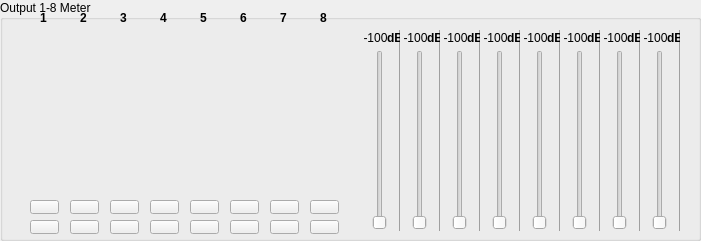
  <widget class="QGroupBox" name="groupBox_3">
   <property name="geometry">
    <rect>
     <x>40</x>
     <y>460</y>
     <width>701</width>
     <height>241</height>
    </rect>
   </property>
   <property name="title">
    <string>Output 1-8 Meter</string>
   </property>
   <widget class="QWidget" name="progressBar19" native="true">
    <property name="geometry">
     <rect>
      <x>20</x>
      <y>30</y>
      <width>41</width>
      <height>171</height>
     </rect>
    </property>
   </widget>
   <widget class="QWidget" name="progressBar20" native="true">
    <property name="geometry">
     <rect>
      <x>60</x>
      <y>30</y>
      <width>41</width>
      <height>171</height>
     </rect>
    </property>
   </widget>
   <widget class="QWidget" name="progressBar21" native="true">
    <property name="geometry">
     <rect>
      <x>100</x>
      <y>30</y>
      <width>41</width>
      <height>171</height>
     </rect>
    </property>
   </widget>
   <widget class="QWidget" name="progressBar22" native="true">
    <property name="geometry">
     <rect>
      <x>140</x>
      <y>30</y>
      <width>41</width>
      <height>171</height>
     </rect>
    </property>
   </widget>
   <widget class="QWidget" name="progressBar23" native="true">
    <property name="geometry">
     <rect>
      <x>180</x>
      <y>30</y>
      <width>41</width>
      <height>171</height>
     </rect>
    </property>
   </widget>
   <widget class="QWidget" name="progressBar24" native="true">
    <property name="geometry">
     <rect>
      <x>220</x>
      <y>30</y>
      <width>41</width>
      <height>171</height>
     </rect>
    </property>
   </widget>
   <widget class="QWidget" name="progressBar25" native="true">
    <property name="geometry">
     <rect>
      <x>260</x>
      <y>30</y>
      <width>41</width>
      <height>171</height>
     </rect>
    </property>
   </widget>
   <widget class="QWidget" name="progressBar26" native="true">
    <property name="geometry">
     <rect>
      <x>300</x>
      <y>30</y>
      <width>41</width>
      <height>171</height>
     </rect>
    </property>
   </widget>
   <widget class="QLabel" name="number_77">
    <property name="geometry">
     <rect>
      <x>40</x>
      <y>10</y>
      <width>16</width>
      <height>16</height>
     </rect>
    </property>
    <property name="font">
     <font>
      <weight>75</weight>
      <bold>true</bold>
     </font>
    </property>
    <property name="text">
     <string>1</string>
    </property>
   </widget>
   <widget class="QLabel" name="number_86">
    <property name="geometry">
     <rect>
      <x>320</x>
      <y>10</y>
      <width>16</width>
      <height>16</height>
     </rect>
    </property>
    <property name="font">
     <font>
      <weight>75</weight>
      <bold>true</bold>
     </font>
    </property>
    <property name="text">
     <string>8</string>
    </property>
   </widget>
   <widget class="QLabel" name="number_80">
    <property name="geometry">
     <rect>
      <x>160</x>
      <y>10</y>
      <width>16</width>
      <height>16</height>
     </rect>
    </property>
    <property name="font">
     <font>
      <weight>75</weight>
      <bold>true</bold>
     </font>
    </property>
    <property name="text">
     <string>4</string>
    </property>
   </widget>
   <widget class="QLabel" name="number_85">
    <property name="geometry">
     <rect>
      <x>280</x>
      <y>10</y>
      <width>16</width>
      <height>16</height>
     </rect>
    </property>
    <property name="font">
     <font>
      <weight>75</weight>
      <bold>true</bold>
     </font>
    </property>
    <property name="text">
     <string>7</string>
    </property>
   </widget>
   <widget class="QLabel" name="number_79">
    <property name="geometry">
     <rect>
      <x>120</x>
      <y>10</y>
      <width>16</width>
      <height>16</height>
     </rect>
    </property>
    <property name="font">
     <font>
      <weight>75</weight>
      <bold>true</bold>
     </font>
    </property>
    <property name="text">
     <string>3</string>
    </property>
   </widget>
   <widget class="QLabel" name="number_83">
    <property name="geometry">
     <rect>
      <x>240</x>
      <y>10</y>
      <width>16</width>
      <height>16</height>
     </rect>
    </property>
    <property name="font">
     <font>
      <weight>75</weight>
      <bold>true</bold>
     </font>
    </property>
    <property name="text">
     <string>6</string>
    </property>
   </widget>
   <widget class="QLabel" name="number_78">
    <property name="geometry">
     <rect>
      <x>80</x>
      <y>10</y>
      <width>16</width>
      <height>16</height>
     </rect>
    </property>
    <property name="font">
     <font>
      <weight>75</weight>
      <bold>true</bold>
     </font>
    </property>
    <property name="text">
     <string>2</string>
    </property>
   </widget>
   <widget class="QLabel" name="number_82">
    <property name="geometry">
     <rect>
      <x>200</x>
      <y>10</y>
      <width>16</width>
      <height>16</height>
     </rect>
    </property>
    <property name="font">
     <font>
      <weight>75</weight>
      <bold>true</bold>
     </font>
    </property>
    <property name="text">
     <string>5</string>
    </property>
   </widget>
   <widget class="OIDStatePushBtn" name="mute19">
    <property name="geometry">
     <rect>
      <x>30</x>
      <y>200</y>
      <width>29</width>
      <height>14</height>
     </rect>
    </property>
    <property name="text">
     <string/>
    </property>
    <property name="checkable">
     <bool>true</bool>
    </property>
   </widget>
   <widget class="OIDStatePushBtn" name="amp19">
    <property name="geometry">
     <rect>
      <x>30</x>
      <y>220</y>
      <width>29</width>
      <height>14</height>
     </rect>
    </property>
    <property name="text">
     <string/>
    </property>
    <property name="checkable">
     <bool>true</bool>
    </property>
   </widget>
   <widget class="OIDStatePushBtn" name="amp20">
    <property name="geometry">
     <rect>
      <x>70</x>
      <y>220</y>
      <width>29</width>
      <height>14</height>
     </rect>
    </property>
    <property name="text">
     <string/>
    </property>
    <property name="checkable">
     <bool>true</bool>
    </property>
   </widget>
   <widget class="OIDStatePushBtn" name="mute20">
    <property name="geometry">
     <rect>
      <x>70</x>
      <y>200</y>
      <width>29</width>
      <height>14</height>
     </rect>
    </property>
    <property name="text">
     <string/>
    </property>
    <property name="checkable">
     <bool>true</bool>
    </property>
   </widget>
   <widget class="OIDStatePushBtn" name="amp21">
    <property name="geometry">
     <rect>
      <x>110</x>
      <y>220</y>
      <width>29</width>
      <height>14</height>
     </rect>
    </property>
    <property name="text">
     <string/>
    </property>
    <property name="checkable">
     <bool>true</bool>
    </property>
   </widget>
   <widget class="OIDStatePushBtn" name="mute21">
    <property name="geometry">
     <rect>
      <x>110</x>
      <y>200</y>
      <width>29</width>
      <height>14</height>
     </rect>
    </property>
    <property name="text">
     <string/>
    </property>
    <property name="checkable">
     <bool>true</bool>
    </property>
   </widget>
   <widget class="OIDStatePushBtn" name="amp22">
    <property name="geometry">
     <rect>
      <x>150</x>
      <y>220</y>
      <width>29</width>
      <height>14</height>
     </rect>
    </property>
    <property name="text">
     <string/>
    </property>
    <property name="checkable">
     <bool>true</bool>
    </property>
   </widget>
   <widget class="OIDStatePushBtn" name="mute22">
    <property name="geometry">
     <rect>
      <x>150</x>
      <y>200</y>
      <width>29</width>
      <height>14</height>
     </rect>
    </property>
    <property name="text">
     <string/>
    </property>
    <property name="checkable">
     <bool>true</bool>
    </property>
   </widget>
   <widget class="OIDStatePushBtn" name="amp23">
    <property name="geometry">
     <rect>
      <x>190</x>
      <y>220</y>
      <width>29</width>
      <height>14</height>
     </rect>
    </property>
    <property name="text">
     <string/>
    </property>
    <property name="checkable">
     <bool>true</bool>
    </property>
   </widget>
   <widget class="OIDStatePushBtn" name="mute23">
    <property name="geometry">
     <rect>
      <x>190</x>
      <y>200</y>
      <width>29</width>
      <height>14</height>
     </rect>
    </property>
    <property name="text">
     <string/>
    </property>
    <property name="checkable">
     <bool>true</bool>
    </property>
   </widget>
   <widget class="OIDStatePushBtn" name="amp24">
    <property name="geometry">
     <rect>
      <x>230</x>
      <y>220</y>
      <width>29</width>
      <height>14</height>
     </rect>
    </property>
    <property name="text">
     <string/>
    </property>
    <property name="checkable">
     <bool>true</bool>
    </property>
   </widget>
   <widget class="OIDStatePushBtn" name="mute24">
    <property name="geometry">
     <rect>
      <x>230</x>
      <y>200</y>
      <width>29</width>
      <height>14</height>
     </rect>
    </property>
    <property name="text">
     <string/>
    </property>
    <property name="checkable">
     <bool>true</bool>
    </property>
   </widget>
   <widget class="OIDStatePushBtn" name="amp25">
    <property name="geometry">
     <rect>
      <x>270</x>
      <y>220</y>
      <width>29</width>
      <height>14</height>
     </rect>
    </property>
    <property name="text">
     <string/>
    </property>
    <property name="checkable">
     <bool>true</bool>
    </property>
   </widget>
   <widget class="OIDStatePushBtn" name="mute25">
    <property name="geometry">
     <rect>
      <x>270</x>
      <y>200</y>
      <width>29</width>
      <height>14</height>
     </rect>
    </property>
    <property name="text">
     <string/>
    </property>
    <property name="checkable">
     <bool>true</bool>
    </property>
   </widget>
   <widget class="OIDStatePushBtn" name="amp26">
    <property name="geometry">
     <rect>
      <x>310</x>
      <y>220</y>
      <width>29</width>
      <height>14</height>
     </rect>
    </property>
    <property name="text">
     <string/>
    </property>
    <property name="checkable">
     <bool>true</bool>
    </property>
   </widget>
   <widget class="OIDStatePushBtn" name="mute26">
    <property name="geometry">
     <rect>
      <x>310</x>
      <y>200</y>
      <width>29</width>
      <height>14</height>
     </rect>
    </property>
    <property name="text">
     <string/>
    </property>
    <property name="checkable">
     <bool>true</bool>
    </property>
   </widget>
   <widget class="QWidget" name="widget_45" native="true">
    <property name="geometry">
     <rect>
      <x>360</x>
      <y>30</y>
      <width>40</width>
      <height>201</height>
     </rect>
    </property>
    <widget class="OIDSlider" name="verticalSlider19">
     <property name="geometry">
      <rect>
       <x>5</x>
       <y>20</y>
       <width>30</width>
       <height>180</height>
      </rect>
     </property>
     <property name="orientation">
      <enum>Qt::Vertical</enum>
     </property>
    </widget>
    <widget class="Line" name="line_106">
     <property name="geometry">
      <rect>
       <x>32</x>
       <y>0</y>
       <width>16</width>
       <height>201</height>
      </rect>
     </property>
     <property name="orientation">
      <enum>Qt::Vertical</enum>
     </property>
    </widget>
    <widget class="QLabel" name="ls19">
     <property name="geometry">
      <rect>
       <x>0</x>
       <y>0</y>
       <width>31</width>
       <height>16</height>
      </rect>
     </property>
     <property name="autoFillBackground">
      <bool>false</bool>
     </property>
     <property name="frameShadow">
      <enum>QFrame::Plain</enum>
     </property>
     <property name="text">
      <string>-100</string>
     </property>
     <property name="alignment">
      <set>Qt::AlignCenter</set>
     </property>
    </widget>
    <widget class="QLabel" name="dB_66">
     <property name="geometry">
      <rect>
       <x>27</x>
       <y>0</y>
       <width>16</width>
       <height>16</height>
      </rect>
     </property>
     <property name="font">
      <font>
       <weight>75</weight>
       <bold>true</bold>
      </font>
     </property>
     <property name="text">
      <string>dB</string>
     </property>
    </widget>
   </widget>
   <widget class="QWidget" name="widget_46" native="true">
    <property name="geometry">
     <rect>
      <x>400</x>
      <y>30</y>
      <width>40</width>
      <height>201</height>
     </rect>
    </property>
    <widget class="OIDSlider" name="verticalSlider20">
     <property name="geometry">
      <rect>
       <x>5</x>
       <y>20</y>
       <width>30</width>
       <height>180</height>
      </rect>
     </property>
     <property name="orientation">
      <enum>Qt::Vertical</enum>
     </property>
    </widget>
    <widget class="Line" name="line_107">
     <property name="geometry">
      <rect>
       <x>32</x>
       <y>0</y>
       <width>16</width>
       <height>201</height>
      </rect>
     </property>
     <property name="orientation">
      <enum>Qt::Vertical</enum>
     </property>
    </widget>
    <widget class="QLabel" name="ls20">
     <property name="geometry">
      <rect>
       <x>0</x>
       <y>0</y>
       <width>31</width>
       <height>16</height>
      </rect>
     </property>
     <property name="autoFillBackground">
      <bool>false</bool>
     </property>
     <property name="frameShadow">
      <enum>QFrame::Plain</enum>
     </property>
     <property name="text">
      <string>-100</string>
     </property>
     <property name="alignment">
      <set>Qt::AlignCenter</set>
     </property>
    </widget>
    <widget class="QLabel" name="dB_67">
     <property name="geometry">
      <rect>
       <x>27</x>
       <y>0</y>
       <width>16</width>
       <height>16</height>
      </rect>
     </property>
     <property name="font">
      <font>
       <weight>75</weight>
       <bold>true</bold>
      </font>
     </property>
     <property name="text">
      <string>dB</string>
     </property>
    </widget>
   </widget>
   <widget class="QWidget" name="widget_47" native="true">
    <property name="geometry">
     <rect>
      <x>440</x>
      <y>30</y>
      <width>40</width>
      <height>201</height>
     </rect>
    </property>
    <widget class="OIDSlider" name="verticalSlider21">
     <property name="geometry">
      <rect>
       <x>5</x>
       <y>20</y>
       <width>30</width>
       <height>180</height>
      </rect>
     </property>
     <property name="orientation">
      <enum>Qt::Vertical</enum>
     </property>
    </widget>
    <widget class="Line" name="line_108">
     <property name="geometry">
      <rect>
       <x>32</x>
       <y>0</y>
       <width>16</width>
       <height>201</height>
      </rect>
     </property>
     <property name="orientation">
      <enum>Qt::Vertical</enum>
     </property>
    </widget>
    <widget class="QLabel" name="ls21">
     <property name="geometry">
      <rect>
       <x>0</x>
       <y>0</y>
       <width>31</width>
       <height>16</height>
      </rect>
     </property>
     <property name="autoFillBackground">
      <bool>false</bool>
     </property>
     <property name="frameShadow">
      <enum>QFrame::Plain</enum>
     </property>
     <property name="text">
      <string>-100</string>
     </property>
     <property name="alignment">
      <set>Qt::AlignCenter</set>
     </property>
    </widget>
    <widget class="QLabel" name="dB_68">
     <property name="geometry">
      <rect>
       <x>27</x>
       <y>0</y>
       <width>16</width>
       <height>16</height>
      </rect>
     </property>
     <property name="font">
      <font>
       <weight>75</weight>
       <bold>true</bold>
      </font>
     </property>
     <property name="text">
      <string>dB</string>
     </property>
    </widget>
   </widget>
   <widget class="QWidget" name="widget_48" native="true">
    <property name="geometry">
     <rect>
      <x>480</x>
      <y>30</y>
      <width>40</width>
      <height>201</height>
     </rect>
    </property>
    <widget class="OIDSlider" name="verticalSlider22">
     <property name="geometry">
      <rect>
       <x>5</x>
       <y>20</y>
       <width>30</width>
       <height>180</height>
      </rect>
     </property>
     <property name="orientation">
      <enum>Qt::Vertical</enum>
     </property>
    </widget>
    <widget class="Line" name="line_109">
     <property name="geometry">
      <rect>
       <x>32</x>
       <y>0</y>
       <width>16</width>
       <height>201</height>
      </rect>
     </property>
     <property name="orientation">
      <enum>Qt::Vertical</enum>
     </property>
    </widget>
    <widget class="QLabel" name="ls22">
     <property name="geometry">
      <rect>
       <x>0</x>
       <y>0</y>
       <width>31</width>
       <height>16</height>
      </rect>
     </property>
     <property name="autoFillBackground">
      <bool>false</bool>
     </property>
     <property name="frameShadow">
      <enum>QFrame::Plain</enum>
     </property>
     <property name="text">
      <string>-100</string>
     </property>
     <property name="alignment">
      <set>Qt::AlignCenter</set>
     </property>
    </widget>
    <widget class="QLabel" name="dB_69">
     <property name="geometry">
      <rect>
       <x>27</x>
       <y>0</y>
       <width>16</width>
       <height>16</height>
      </rect>
     </property>
     <property name="font">
      <font>
       <weight>75</weight>
       <bold>true</bold>
      </font>
     </property>
     <property name="text">
      <string>dB</string>
     </property>
    </widget>
   </widget>
   <widget class="QWidget" name="widget_49" native="true">
    <property name="geometry">
     <rect>
      <x>520</x>
      <y>30</y>
      <width>40</width>
      <height>201</height>
     </rect>
    </property>
    <widget class="OIDSlider" name="verticalSlider23">
     <property name="geometry">
      <rect>
       <x>5</x>
       <y>20</y>
       <width>30</width>
       <height>180</height>
      </rect>
     </property>
     <property name="orientation">
      <enum>Qt::Vertical</enum>
     </property>
    </widget>
    <widget class="Line" name="line_110">
     <property name="geometry">
      <rect>
       <x>32</x>
       <y>0</y>
       <width>16</width>
       <height>201</height>
      </rect>
     </property>
     <property name="orientation">
      <enum>Qt::Vertical</enum>
     </property>
    </widget>
    <widget class="QLabel" name="ls23">
     <property name="geometry">
      <rect>
       <x>0</x>
       <y>0</y>
       <width>31</width>
       <height>16</height>
      </rect>
     </property>
     <property name="autoFillBackground">
      <bool>false</bool>
     </property>
     <property name="frameShadow">
      <enum>QFrame::Plain</enum>
     </property>
     <property name="text">
      <string>-100</string>
     </property>
     <property name="alignment">
      <set>Qt::AlignCenter</set>
     </property>
    </widget>
    <widget class="QLabel" name="dB_70">
     <property name="geometry">
      <rect>
       <x>27</x>
       <y>0</y>
       <width>16</width>
       <height>16</height>
      </rect>
     </property>
     <property name="font">
      <font>
       <weight>75</weight>
       <bold>true</bold>
      </font>
     </property>
     <property name="text">
      <string>dB</string>
     </property>
    </widget>
   </widget>
   <widget class="QWidget" name="widget_50" native="true">
    <property name="geometry">
     <rect>
      <x>560</x>
      <y>30</y>
      <width>40</width>
      <height>201</height>
     </rect>
    </property>
    <widget class="OIDSlider" name="verticalSlider24">
     <property name="geometry">
      <rect>
       <x>5</x>
       <y>20</y>
       <width>30</width>
       <height>180</height>
      </rect>
     </property>
     <property name="orientation">
      <enum>Qt::Vertical</enum>
     </property>
    </widget>
    <widget class="Line" name="line_111">
     <property name="geometry">
      <rect>
       <x>32</x>
       <y>0</y>
       <width>16</width>
       <height>201</height>
      </rect>
     </property>
     <property name="orientation">
      <enum>Qt::Vertical</enum>
     </property>
    </widget>
    <widget class="QLabel" name="ls24">
     <property name="geometry">
      <rect>
       <x>0</x>
       <y>0</y>
       <width>31</width>
       <height>16</height>
      </rect>
     </property>
     <property name="autoFillBackground">
      <bool>false</bool>
     </property>
     <property name="frameShadow">
      <enum>QFrame::Plain</enum>
     </property>
     <property name="text">
      <string>-100</string>
     </property>
     <property name="alignment">
      <set>Qt::AlignCenter</set>
     </property>
    </widget>
    <widget class="QLabel" name="dB_71">
     <property name="geometry">
      <rect>
       <x>27</x>
       <y>0</y>
       <width>16</width>
       <height>16</height>
      </rect>
     </property>
     <property name="font">
      <font>
       <weight>75</weight>
       <bold>true</bold>
      </font>
     </property>
     <property name="text">
      <string>dB</string>
     </property>
    </widget>
   </widget>
   <widget class="QWidget" name="widget_51" native="true">
    <property name="geometry">
     <rect>
      <x>600</x>
      <y>30</y>
      <width>40</width>
      <height>201</height>
     </rect>
    </property>
    <widget class="OIDSlider" name="verticalSlider25">
     <property name="geometry">
      <rect>
       <x>5</x>
       <y>20</y>
       <width>30</width>
       <height>180</height>
      </rect>
     </property>
     <property name="orientation">
      <enum>Qt::Vertical</enum>
     </property>
    </widget>
    <widget class="Line" name="line_112">
     <property name="geometry">
      <rect>
       <x>32</x>
       <y>0</y>
       <width>16</width>
       <height>201</height>
      </rect>
     </property>
     <property name="orientation">
      <enum>Qt::Vertical</enum>
     </property>
    </widget>
    <widget class="QLabel" name="ls25">
     <property name="geometry">
      <rect>
       <x>0</x>
       <y>0</y>
       <width>31</width>
       <height>16</height>
      </rect>
     </property>
     <property name="autoFillBackground">
      <bool>false</bool>
     </property>
     <property name="frameShadow">
      <enum>QFrame::Plain</enum>
     </property>
     <property name="text">
      <string>-100</string>
     </property>
     <property name="alignment">
      <set>Qt::AlignCenter</set>
     </property>
    </widget>
    <widget class="QLabel" name="dB_72">
     <property name="geometry">
      <rect>
       <x>27</x>
       <y>0</y>
       <width>16</width>
       <height>16</height>
      </rect>
     </property>
     <property name="font">
      <font>
       <weight>75</weight>
       <bold>true</bold>
      </font>
     </property>
     <property name="text">
      <string>dB</string>
     </property>
    </widget>
   </widget>
   <widget class="QWidget" name="widget_52" native="true">
    <property name="geometry">
     <rect>
      <x>640</x>
      <y>30</y>
      <width>40</width>
      <height>201</height>
     </rect>
    </property>
    <widget class="OIDSlider" name="verticalSlider26">
     <property name="geometry">
      <rect>
       <x>5</x>
       <y>20</y>
       <width>30</width>
       <height>180</height>
      </rect>
     </property>
     <property name="orientation">
      <enum>Qt::Vertical</enum>
     </property>
    </widget>
    <widget class="Line" name="line_113">
     <property name="geometry">
      <rect>
       <x>32</x>
       <y>0</y>
       <width>16</width>
       <height>201</height>
      </rect>
     </property>
     <property name="orientation">
      <enum>Qt::Vertical</enum>
     </property>
    </widget>
    <widget class="QLabel" name="ls26">
     <property name="geometry">
      <rect>
       <x>0</x>
       <y>0</y>
       <width>31</width>
       <height>16</height>
      </rect>
     </property>
     <property name="autoFillBackground">
      <bool>false</bool>
     </property>
     <property name="frameShadow">
      <enum>QFrame::Plain</enum>
     </property>
     <property name="text">
      <string>-100</string>
     </property>
     <property name="alignment">
      <set>Qt::AlignCenter</set>
     </property>
    </widget>
    <widget class="QLabel" name="dB_73">
     <property name="geometry">
      <rect>
       <x>27</x>
       <y>0</y>
       <width>16</width>
       <height>16</height>
      </rect>
     </property>
     <property name="font">
      <font>
       <weight>75</weight>
       <bold>true</bold>
      </font>
     </property>
     <property name="text">
      <string>dB</string>
     </property>
    </widget>
   </widget>
  </widget>
